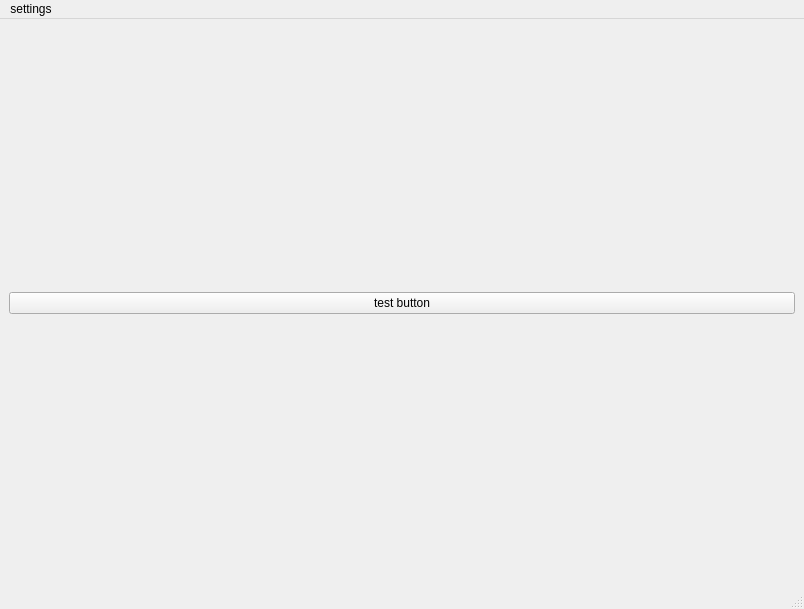
<?xml version="1.0" encoding="UTF-8"?>
<ui version="4.0">
 <class>MainWindow</class>
 <widget class="QMainWindow" name="MainWindow">
  <property name="geometry">
   <rect>
    <x>0</x>
    <y>0</y>
    <width>804</width>
    <height>609</height>
   </rect>
  </property>
  <property name="windowTitle">
   <string>MainWindow</string>
  </property>
  <widget class="QWidget" name="centralwidget">
   <layout class="QGridLayout" name="gridLayout">
    <item row="0" column="0">
     <widget class="QPushButton" name="pushButton_test_button">
      <property name="text">
       <string>test button</string>
      </property>
     </widget>
    </item>
   </layout>
  </widget>
  <widget class="QMenuBar" name="menubar">
   <property name="geometry">
    <rect>
     <x>0</x>
     <y>0</y>
     <width>804</width>
     <height>21</height>
    </rect>
   </property>
   <widget class="QMenu" name="menu_settings">
    <property name="title">
     <string>settings</string>
    </property>
    <widget class="QMenu" name="menu_mode">
     <property name="title">
      <string>mode (requires restart)</string>
     </property>
     <addaction name="action_light"/>
     <addaction name="action_dark"/>
    </widget>
    <addaction name="menu_mode"/>
    <addaction name="separator"/>
    <addaction name="action_about"/>
   </widget>
   <addaction name="menu_settings"/>
  </widget>
  <widget class="QStatusBar" name="statusbar"/>
  <action name="action_light">
   <property name="text">
    <string>light</string>
   </property>
  </action>
  <action name="action_dark">
   <property name="text">
    <string>dark</string>
   </property>
  </action>
  <action name="action_about">
   <property name="text">
    <string>about</string>
   </property>
  </action>
 </widget>
 <resources/>
 <connections/>
</ui>
